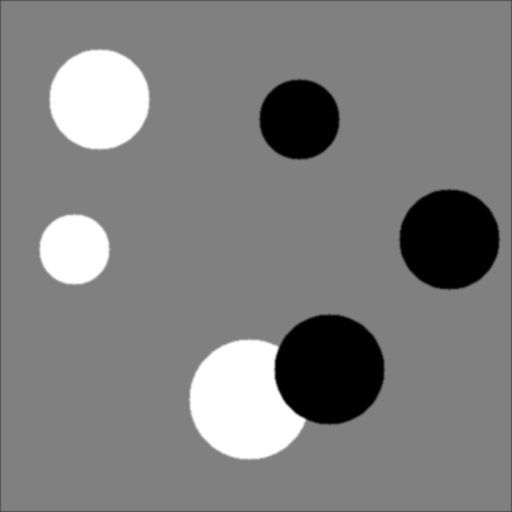
#> input picture assets/circlesBrightDark.png, 512 x 512 px
$ python try1.py
#> lines starting #> are read from the running program, lines starting #| are printed output that depends on the picture; after the words box and inside, x2 and y2 are one past the last pixel; in counts of white or black regions, pixels touching at a corner belong together
# -*- coding: utf-8 -*-
"""
 Created by ninn55 on 2018/5/8 14:48
 @contact: uestcnwx@gmail.com
 @github profile: https://github.com/ninn55
 @software: PyCharm  @since:Anaconda 4.4.10 python 3.6.4
 """

from skimage.io import imread, imshow, imsave
from matplotlib import pyplot as plt
import numpy as np

def area(im):
    rd = [[1, 0], [1, -1], [1, 1], [0, 1], [0, -1], [-1, 1], [-1, 0], [-1, -1]]
    dic = np.argwhere(im == True)
    bak = dic
    a = {}
    #print(dic.shape, dic[0], im.shape)
    for i in range(len(1)):
        if dic[i, :] not in bak:
            continue
        else:
            temp = dic[i, :]
            a[len(a) + 1] = temp
            bak = bak[np.logical_not(np.all([bak[:, 0] == temp[0], bak[:, 1] == temp[1]], axis=0))]
            for i in range(8):
                pass


    return a

def jug_1(point, dic, bak):
    rd = [[1, 0], [1, -1], [1, 1], [0, 1], [0, -1], [-1, 1], [-1, 0], [-1, -1]]
    X = True
    for i in range(8):
        temp = point + rd[i, :]
        X = X & ((temp not in dic) | (temp not in bak))
    return X

def jug_2(point, dic, bak):
    temp_1 = point in dic
    temp_2 = point not in bak
    X = False
    if temp_1 and temp_2:
        X = True
    return X

if __name__ == '__main__':
    #print(getcwd())
    a = imread('../assets/circlesBrightDark.png')
#> a is the input picture: shape (512, 512, 4); mean R, G, B, A 127.1, 127.1, 127.1, 255
    #print(a.dtype, a.shape)
    plt.figure()
    imshow(a[:, :, 1] < 100)
    plt.show()
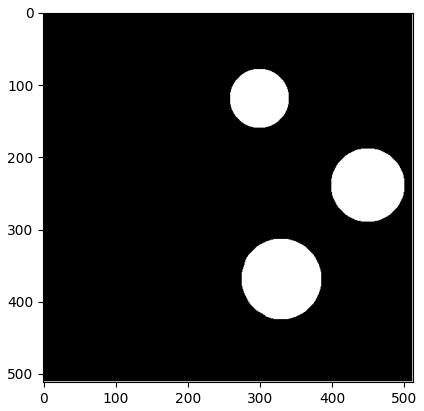
#> figure drawn by matplotlib, 1 panel
    plt.figure()
    imshow(a)
    plt.show()
    im = (a[:, :, 1] < 100)
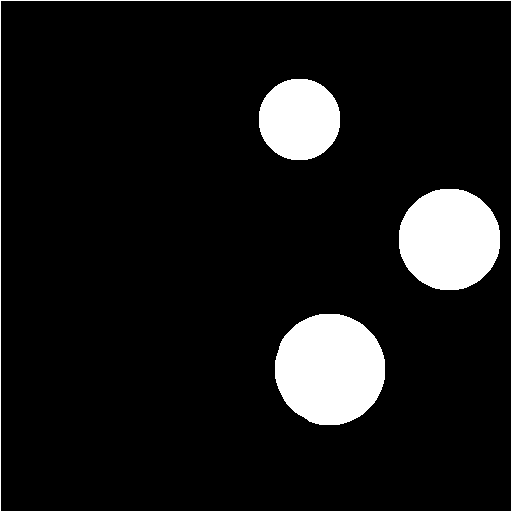
#> im: shape (512, 512) bool; 9.6% white; 4 white regions, box (x1, y1, x2, y2) and area: (275, 314, 385, 425) 9687, (399, 189, 500, 290) 8125, (259, 79, 340, 160) 5249, (0, 0, 512, 512) 2044
    #area(im)
